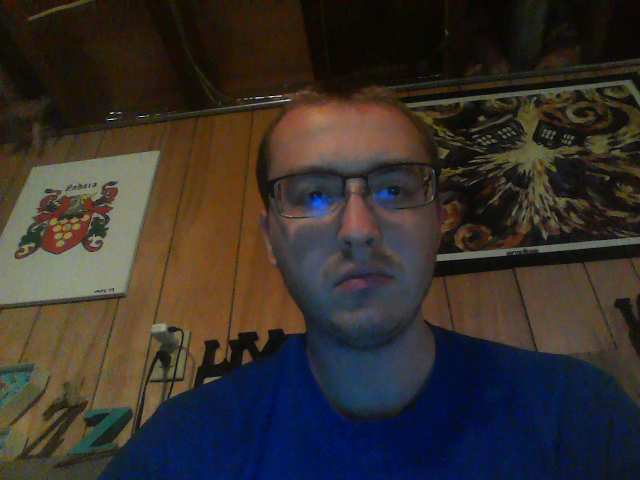
#> input picture sandbox/opencv_frame_0.png, 640 x 480 px
$ python separatedChannels.py
#> lines starting #> are read from the running program, lines starting #| are printed output that depends on the picture
import cv2
import numpy

src = cv2.imread("opencv_frame_0.png")
#> src is the input picture: shape (480, 640, 3); mean B, G, R 44.6, 48.6, 54.7

#slow
#b, g, r = cv2.split(src)

#better - get each channel as B/W
b = src[:, :, 0]
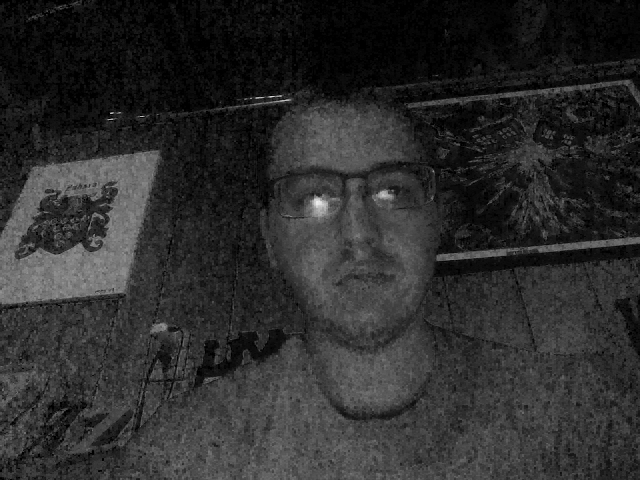
#> b: shape (480, 640); min 0, max 239, mean 44.6
g = src[:, :, 1]
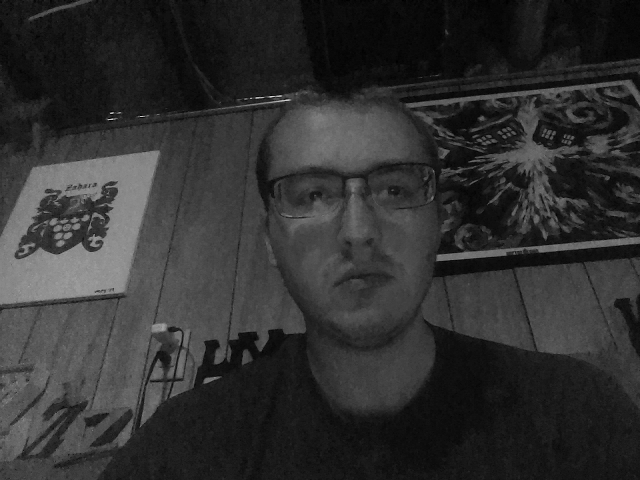
#> g: shape (480, 640); min 0, max 220, mean 48.6
r = src[:, :, 2]
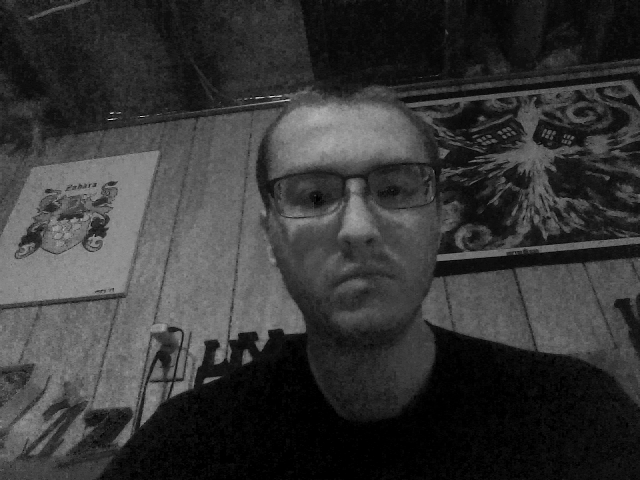
#> r: shape (480, 640); min 0, max 220, mean 54.7


#get all red img
#filter out blue
src[:, :, 0] = 0
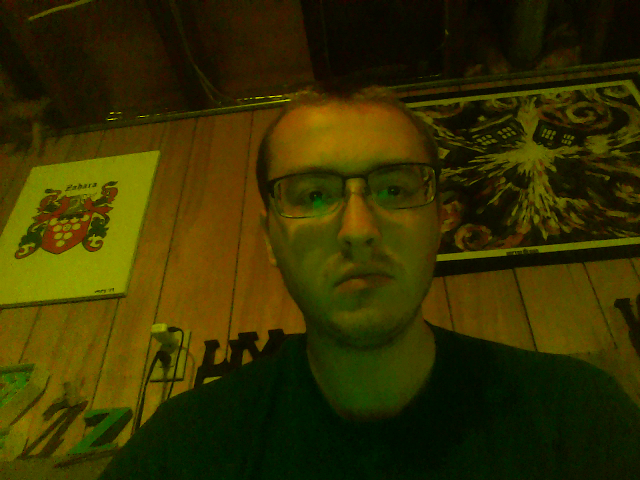
#> src: shape (480, 640, 3); mean B, G, R 0, 48.6, 54.7
#filter out green
src[:, :, 1] = 0
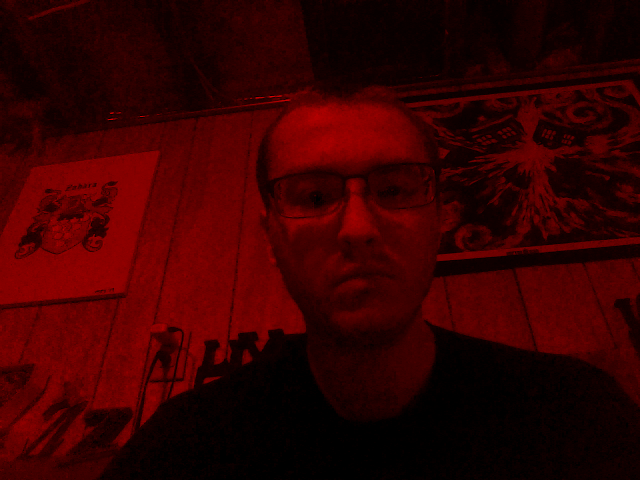
#> src: shape (480, 640, 3); mean B, G, R 0, 0, 54.7

#should be only red
cv2.imshow('test', src)
cv2.waitKey(0)
cv2.destroyAllWindows()

#Mat bgr[3];  # //destination array
#split(src,bgr)#;//split source

#//Note: OpenCV uses BGR color order
#imwrite("blue.png",bgr[0])#; //blue channel
#imwrite("green.png",bgr[1])#; //green channel
#imwrite("red.png",bgr[2])#; //red channel
